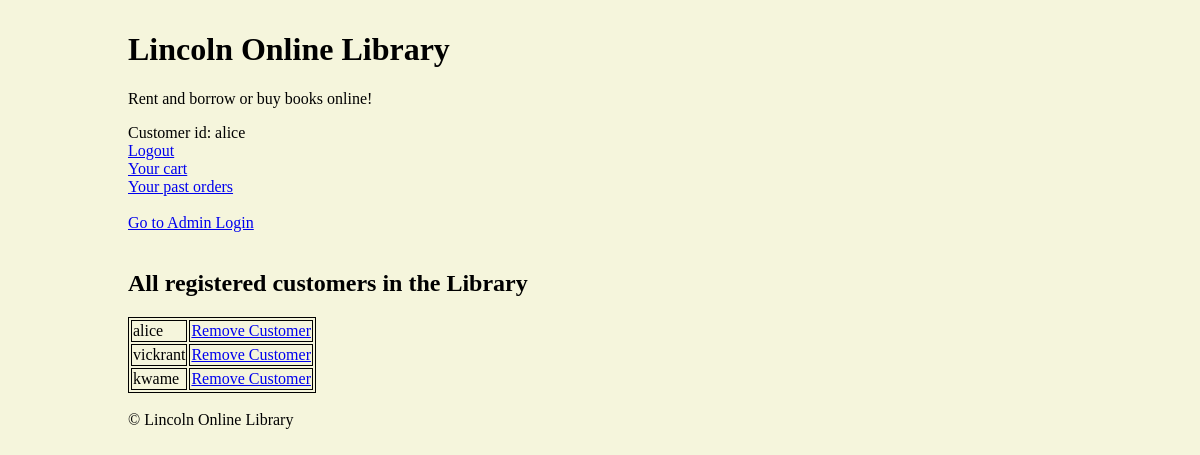
Screenshot of /manage_customers (signed in) with the database file from the repository.
### tables this page shows
CREATE TABLE customers
(
    customer_id TEXT PRIMARY KEY NOT NULL,
    password TEXT NOT NULL
);

### app.py (the view)
@app.route("/manage_customers", methods=["GET", "POST"])
@admin_login_required
def manage_customers():
    db = get_db()
    customers = db.execute("""SELECT * FROM customers;""").fetchall()
    return render_template("manage_customers.html", customers=customers)

### app.py (called while the page is built)
@app.before_request
def load_logged_in_customers():
    g.customer = session.get("customer_id", None)

@app.before_request
def load_logged_in_admin():
    g.admin = session.get("admin_id", None)

def admin_login_required(view):
    @wraps(view)
    def wrapped_view(**kwargs):
        if g.admin is None:
            return redirect(url_for("admin_login", next=request.url))
        return view(**kwargs)
    return wrapped_view

### database.py (called while the page is built)
def get_db():
    if "db" not in g:
        g.db = sqlite3.connect(DATABASE,
            detect_types=sqlite3.PARSE_DECLTYPES
        )
        g.db.row_factory = sqlite3.Row
    return g.db

### templates/manage_customers.html
{% extends "base.html" %}
{% block main_content %}
    <h1>All registered customers in the Library</h1>
    <table>
        {% for customer in customers %}
        <tr>
            <td>{{ customer["customer_id"] }}</td>
            <td><a href="{{ url_for('remove_customer', customerid=customer['customer_id']) }}">Remove Customer</a></td>
        </tr>
        {% endfor %}
    </table>
{% endblock %}

### templates/base.html (shortened to what this page needs)
<!DOCTYPE html>
<html lang="en">
    <head>
        <link rel="stylesheet" href="{{ url_for('static', filename='styles.css') }}">
    </head>
    <body>
        <header>
            <h1>Lincoln Online Library</h1>
            <p>Rent and borrow or buy books online!</p>
        </header>
        <nav>
            <ol>
            {% if g.customer %}
                <li>Customer id: {{ g.customer }}</li>
                <li><a href="{{ url_for('logout') }}">Logout</a></li>
                <li><a href="{{ url_for('cart') }}">Your cart</a></li>
                <li><a href="{{ url_for('past_orders') }}">Your past orders</a></li>
            {% else %}
                <li><a href="{{ url_for('register') }}">Customer Register</a></li>
                <li><a href="{{ url_for('login') }}">Customer Login</a></li>
            {% endif %}
            </ol>
            <br />
            <ol>
            {% if g.admin %}
                <li>Admin id: {{ g.admin }}</li>
                <li><a href="{{ url_for('logout') }}">Logout</a></li>
                <li><a href="{{ url_for('manage_stock') }}">Manage Stock</a></li>
                <li><a href="{{ url_for('manage_customers') }}">Manage Customers</a></li>
            {% else %}
                <li><a href="{{ url_for('admin_login') }}">Go to Admin Login</a></li>
                <br />
            {% endif %}
            </ol>
        </nav>
        <main>
            <section>
                {% block main_content %}
                {% endblock %}
            </section>
            <br />
        </main>
    </body>
    <footer>
        &copy; Lincoln Online Library
    </footer>
</html>

### static/styles.css (style rules this page uses)
:root { background-color: beige; max-width: 80%; margin: auto; padding: 10px; }
header { display: block; align-items: center; }
ol { list-style-type: none; margin: 0; padding: 0; }
table, th, td { border: 1px solid; align-items: center; }

### rows the page displays
customers: customer "alice", customer_id "alice"
customers: customer_id "vickrant"
customers: customer_id "kwame"
